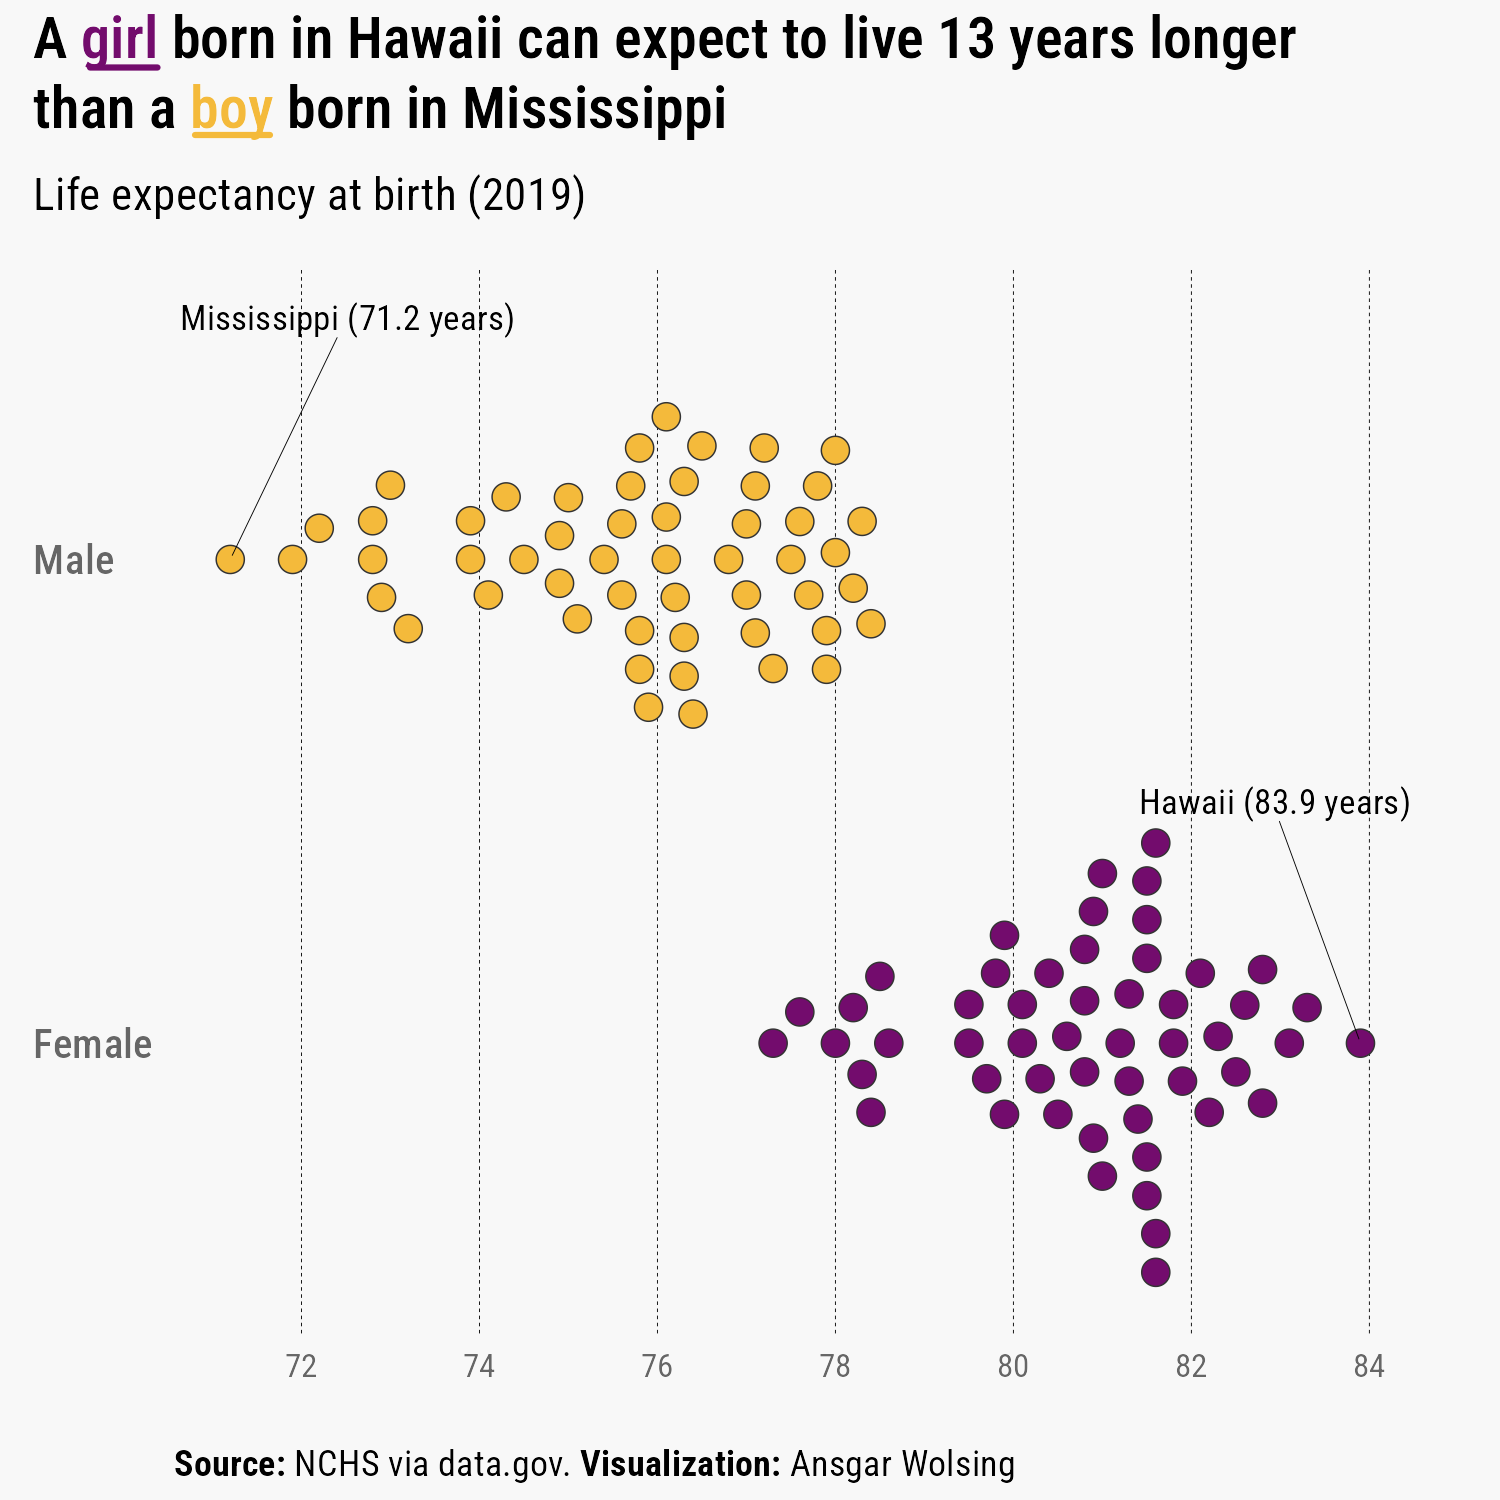

This chart was generated by the following R code:
library(tidyverse)
library(ggtext)
library(ggbeeswarm)
library(here)

base_path <- here("2025", "12")

#' Source:
#' https://catalog.data.gov/dataset/u-s-state-life-expectancy-by-sex-2021
#' https://catalog.data.gov/dataset/u-s-state-life-expectancy-by-sex-2019-3ab02

df <- read_csv(here(base_path, "U.S._State_Life_Expectancy_by_Sex__2019.csv"))

df <- df |> rename(LE = LEB)

# Lowest, male
df$State[which.min(df$LE[df$Sex == "Male"])]
min(df$LE[df$Sex == "Male"])
# Highest, male
df$State[which.max(df$LE[df$Sex == "Male"])]
max(df$LE[df$Sex == "Male"])

# Lowest, female
df$State[which.min(df$LE[df$Sex == "Female"])]
min(df$LE[df$Sex == "Female"])
# Highest, female
df$State[which.max(df$LE[df$Sex == "Female"])]
max(df$LE[df$Sex == "Female"])

# Difference highest female to lowest male
max(df$LE[df$Sex == "Female"]) - min(df$LE[df$Sex == "Male"])


ragg::agg_png(here(base_path, "12-data.gov.png"), width = 5, height = 5,
              units = "in", res = 300)
df |> 
  filter(Sex != "Total") |> 
  ggplot(aes(x = LE, y = Sex)) +
  geom_beeswarm(
    aes(fill = Sex),
    shape = 21, color = "grey20", stroke = 0.25, cex = 4, size = 3) +
  ggrepel::geom_text_repel(
    data = bind_rows(
      df[df$Sex == "Male",][which.min(df$LE[df$Sex == "Male"]), c("State", "Sex", "LE")],
      df[df$Sex == "Female",][which.max(df$LE[df$Sex == "Female"]), c("State", "Sex", "LE")]
    ),
    aes(label = sprintf("%s (%s years)", State, LE)),
    nudge_y = 0.5, segment.size = 0.1, family = "Roboto Condensed", size = 3,
    box.padding = 0.1
  ) +
  scale_x_continuous(
    breaks = seq(60, 90, 2),
  ) +
  scale_fill_manual(values = c("Male" = "#F4BA3B", "Female" = "#730C6D")) +
  labs(
    title = "A <span style='color:#730C6D'>girl</span> born in Hawaii can expect
    to live 13 years longer<br>
    than a <span style='color:#F4BA3B'>boy</span> born in Mississippi",
    subtitle = "Life expectancy at birth (2019)",
    caption = "**Source:** NCHS via data.gov. 
      **Visualization:** Ansgar Wolsing"
  ) +
  theme_minimal(base_family = "Roboto Condensed") +
  theme(
    plot.background = element_rect(color = "#F8F8F8", fill = "#F8F8F8"),
    axis.title = element_blank(),
    axis.text = element_text(color = "grey40", size = 8),
    axis.text.y = element_text(
      family = "Roboto Condensed Medium", hjust = 0, size = 10),
    panel.grid = element_blank(),
    panel.grid.major.x = element_line(linetype = "dashed", linewidth = 0.1),
    plot.title = element_textbox(
      family = "Roboto Condensed SemiBold", size = 14, 
      lineheight = 1.2),
    plot.subtitle = element_markdown(
      margin = margin(t = 4, b = 12), lineheight = 1.2
    ),
    plot.title.position = "plot",
    plot.caption = element_markdown(
      margin = margin(t = 16), hjust = 0),
    legend.position = "none",
    plot.margin = margin(t = 4, r = 20, b = 4, l = 8)
  )

grid::grid.lines(x = c(0.06, 0.105), y = 0.955, gp = gpar(col = "#730C6D", lwd = 2))
grid::grid.lines(x = c(0.13, 0.18), y = 0.91, gp = gpar(col = "#F4BA3B", lwd = 2))
dev.off()
